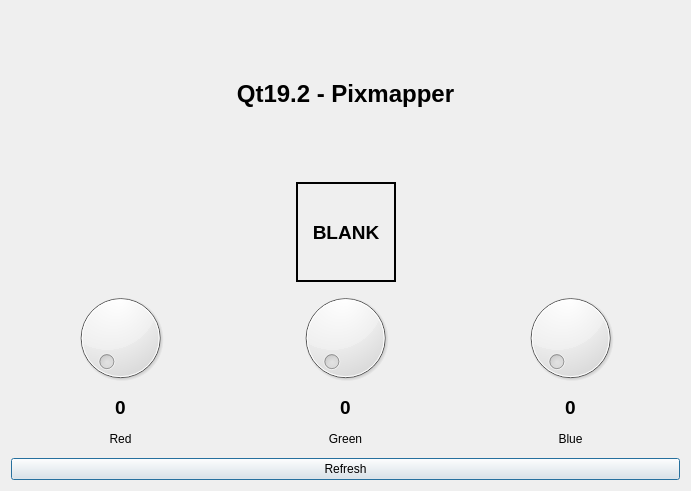
<?xml version="1.0" encoding="UTF-8"?>
<ui version="4.0">
 <class>Dialog</class>
 <widget class="QDialog" name="Dialog">
  <property name="geometry">
   <rect>
    <x>0</x>
    <y>0</y>
    <width>691</width>
    <height>491</height>
   </rect>
  </property>
  <property name="windowTitle">
   <string>Dialog</string>
  </property>
  <layout class="QVBoxLayout" name="verticalLayout_4">
   <item>
    <widget class="QLabel" name="label_2">
     <property name="font">
      <font>
       <pointsize>18</pointsize>
       <weight>75</weight>
       <bold>true</bold>
      </font>
     </property>
     <property name="text">
      <string>Qt19.2 - Pixmapper</string>
     </property>
     <property name="alignment">
      <set>Qt::AlignCenter</set>
     </property>
    </widget>
   </item>
   <item>
    <layout class="QHBoxLayout" name="horizontalLayout">
     <item>
      <spacer name="horizontalSpacer">
       <property name="orientation">
        <enum>Qt::Horizontal</enum>
       </property>
       <property name="sizeHint" stdset="0">
        <size>
         <width>40</width>
         <height>20</height>
        </size>
       </property>
      </spacer>
     </item>
     <item>
      <widget class="QLabel" name="label">
       <property name="minimumSize">
        <size>
         <width>100</width>
         <height>100</height>
        </size>
       </property>
       <property name="maximumSize">
        <size>
         <width>100</width>
         <height>100</height>
        </size>
       </property>
       <property name="font">
        <font>
         <pointsize>14</pointsize>
         <weight>75</weight>
         <bold>true</bold>
        </font>
       </property>
       <property name="frameShape">
        <enum>QFrame::WinPanel</enum>
       </property>
       <property name="text">
        <string>BLANK</string>
       </property>
       <property name="alignment">
        <set>Qt::AlignCenter</set>
       </property>
      </widget>
     </item>
     <item>
      <spacer name="horizontalSpacer_2">
       <property name="orientation">
        <enum>Qt::Horizontal</enum>
       </property>
       <property name="sizeHint" stdset="0">
        <size>
         <width>40</width>
         <height>20</height>
        </size>
       </property>
      </spacer>
     </item>
    </layout>
   </item>
   <item>
    <layout class="QHBoxLayout" name="horizontalLayout_2">
     <item>
      <layout class="QVBoxLayout" name="verticalLayout_3">
       <item>
        <widget class="QDial" name="redDial">
         <property name="maximum">
          <number>255</number>
         </property>
        </widget>
       </item>
       <item>
        <widget class="QLabel" name="redLabel">
         <property name="font">
          <font>
           <pointsize>14</pointsize>
           <weight>75</weight>
           <bold>true</bold>
          </font>
         </property>
         <property name="text">
          <string>0</string>
         </property>
         <property name="alignment">
          <set>Qt::AlignCenter</set>
         </property>
        </widget>
       </item>
       <item>
        <widget class="QLabel" name="label_4">
         <property name="text">
          <string>Red</string>
         </property>
         <property name="alignment">
          <set>Qt::AlignCenter</set>
         </property>
        </widget>
       </item>
      </layout>
     </item>
     <item>
      <layout class="QVBoxLayout" name="verticalLayout_2">
       <item>
        <widget class="QDial" name="greenDial">
         <property name="maximum">
          <number>255</number>
         </property>
        </widget>
       </item>
       <item>
        <widget class="QLabel" name="greenLabel">
         <property name="font">
          <font>
           <pointsize>14</pointsize>
           <weight>75</weight>
           <bold>true</bold>
          </font>
         </property>
         <property name="text">
          <string>0</string>
         </property>
         <property name="alignment">
          <set>Qt::AlignCenter</set>
         </property>
        </widget>
       </item>
       <item>
        <widget class="QLabel" name="label_6">
         <property name="text">
          <string>Green</string>
         </property>
         <property name="alignment">
          <set>Qt::AlignCenter</set>
         </property>
        </widget>
       </item>
      </layout>
     </item>
     <item>
      <layout class="QVBoxLayout" name="verticalLayout">
       <item>
        <widget class="QDial" name="blueDial">
         <property name="maximum">
          <number>255</number>
         </property>
        </widget>
       </item>
       <item>
        <widget class="QLabel" name="blueLabel">
         <property name="font">
          <font>
           <pointsize>14</pointsize>
           <weight>75</weight>
           <bold>true</bold>
          </font>
         </property>
         <property name="text">
          <string>0</string>
         </property>
         <property name="alignment">
          <set>Qt::AlignCenter</set>
         </property>
        </widget>
       </item>
       <item>
        <widget class="QLabel" name="label_8">
         <property name="text">
          <string>Blue</string>
         </property>
         <property name="alignment">
          <set>Qt::AlignCenter</set>
         </property>
        </widget>
       </item>
      </layout>
     </item>
    </layout>
   </item>
   <item>
    <widget class="QPushButton" name="refreshButton">
     <property name="text">
      <string>Refresh</string>
     </property>
    </widget>
   </item>
  </layout>
 </widget>
 <layoutdefault spacing="6" margin="11"/>
 <resources/>
 <connections>
  <connection>
   <sender>redDial</sender>
   <signal>valueChanged(int)</signal>
   <receiver>redLabel</receiver>
   <slot>setNum(int)</slot>
   <hints>
    <hint type="sourcelabel">
     <x>119</x>
     <y>338</y>
    </hint>
    <hint type="destinationlabel">
     <x>119</x>
     <y>407</y>
    </hint>
   </hints>
  </connection>
  <connection>
   <sender>greenDial</sender>
   <signal>valueChanged(int)</signal>
   <receiver>greenLabel</receiver>
   <slot>setNum(int)</slot>
   <hints>
    <hint type="sourcelabel">
     <x>345</x>
     <y>338</y>
    </hint>
    <hint type="destinationlabel">
     <x>345</x>
     <y>407</y>
    </hint>
   </hints>
  </connection>
  <connection>
   <sender>blueDial</sender>
   <signal>valueChanged(int)</signal>
   <receiver>blueLabel</receiver>
   <slot>setNum(int)</slot>
   <hints>
    <hint type="sourcelabel">
     <x>570</x>
     <y>338</y>
    </hint>
    <hint type="destinationlabel">
     <x>570</x>
     <y>407</y>
    </hint>
   </hints>
  </connection>
 </connections>
</ui>
